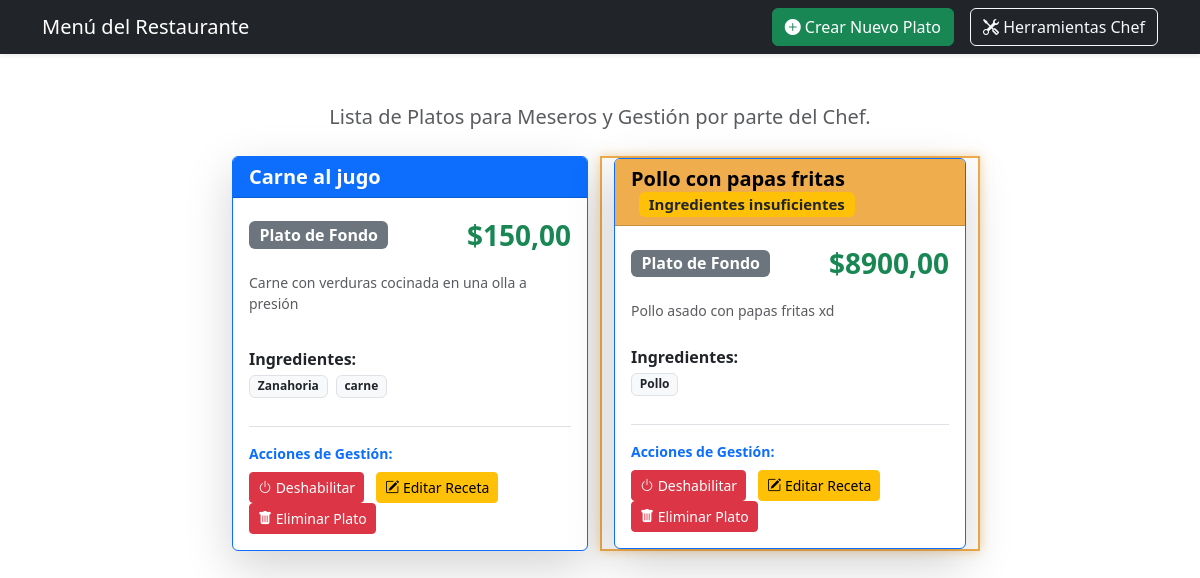
Page /administrador on the committed database.
### mainApp/models.py (models this page shows, shortened)
class Plato(models.Model):
    nombre = models.CharField(max_length=150, unique=True)
    descripcion = models.TextField()
    precio = models.DecimalField(max_digits=6, decimal_places=2)
    imagen = models.ImageField(upload_to='platos/', null=True, blank=True)
    activo = models.BooleanField(default=True)
    categoria = models.ForeignKey(Categoria, on_delete=models.SET_NULL, null=True)
    ingredientes = models.ManyToManyField(Ingrediente, related_name='platos')
    class Meta:
        ordering = ['categoria', 'nombre']
        verbose_name_plural = "Platos"
    def tiene_stock_suficiente(self):
        ingredientes = self.ingredientes.all()
        if not ingredientes:
            return True
        return all(ing.stock > 0 for ing in ingredientes)

class Categoria(models.Model):
    nombre = models.CharField(max_length=100, unique=True)
    class Meta:
        verbose_name_plural = "Categorias"

class Ingrediente(models.Model):
    nombre = models.CharField(max_length=100, unique=True)
    stock = models.PositiveIntegerField(default=0)

### mainApp/views.py (the view)
# urls.py: path('administrador', views.listar_platos, name='lista_platos'),
def listar_platos(request):
    platos = Plato.objects.all().select_related('categoria').prefetch_related('ingredientes')
    context = {
        'platos': platos,
        'titulo': 'Menú del Restaurante'
    }
    return render(request, 'menu/lista_platos.html', context)

### templates/menu/lista_platos.html (shortened to what this page needs)
<!DOCTYPE html>
<html lang="es">
<head>
    <link rel="stylesheet" href="https://cdn.jsdelivr.net/npm/bootstrap-icons@1.11.3/font/bootstrap-icons.min.css">
    <link href="https://cdn.jsdelivr.net/npm/bootstrap@5.3.3/dist/css/bootstrap.min.css" rel="stylesheet" xintegrity="sha384-QWTKZyjpPEjISv5WaRU9OFeRpok6YctnYmDr5pNlyT2bRjXh0JMhjY6hW+ALEwIH">
</head>
<body>
    <nav class="navbar navbar-expand-lg navbar-dark bg-dark shadow-sm sticky-top">
        <div class="container">
        <span class="navbar-brand mb-0 h1"> {{ titulo }}</span>
        <div class="ms-auto d-flex">
            <a href="{% url 'crear_plato' %}" class="btn btn-success me-3"><i class="bi bi-plus-circle-fill"></i> Crear Nuevo Plato</a>
            <a href="{% url 'administrador' %}" class="btn btn-outline-light"><i class="bi bi-tools"></i> Herramientas Chef</a>
        </div>
        </div>
    </nav>
    <div class="container mt-5">
        <p class="lead text-muted text-center mb-4">Lista de Platos para Meseros y Gestión por parte del Chef.</p>
        <div class="row justify-content-center">
        {% for plato in platos %}
            <div class="col-lg-4 col-md-6 mb-4 plato-card
                {% if not plato.tiene_stock_suficiente %} plato-sin-stock {% endif %}
            " id="plato-{{ plato.id }}">
                <div class="card shadow-lg h-100 border-primary">
                    <div class="card-header bg-primary text-white">
                        <h5 class="mb-0 fw-bold">
                            {{ plato.nombre }}
                            {% if not plato.tiene_stock_suficiente %}
                                <span class="badge bg-warning text-dark ms-2">
                                    Ingredientes insuficientes
                                </span>
                            {% endif %}
                        </h5>
                    </div>
                    <div class="card-body d-flex flex-column">
                        <div class="d-flex justify-content-between align-items-center mb-3">
                            <span class="badge bg-secondary fs-6">{{ plato.categoria.nombre }}</span>
                            <span class="fs-3 fw-bold text-success">${{ plato.precio }}</span>
                        </div>
                        <p class="card-text text-muted small flex-grow-1">{{ plato.descripcion|truncatechars:120 }}</p>
                        <div class="mt-2">
                            <p class="fw-bold mb-1">Ingredientes:</p>
                            <div class="d-flex flex-wrap">
                                {% if plato.ingredientes.all %}
                                    {% for ingrediente in plato.ingredientes.all|slice:":4" %}
                                        <span class="badge bg-light text-dark border me-2 mb-1">{{ ingrediente.nombre }}</span>
                                    {% endfor %}
                                {% else %}
                                    <span class="text-danger small"><i class="bi bi-exclamation-triangle-fill"></i> Sin receta definida.</span>
                                {% endif %}
                            </div>
                        </div>
                        <div class="mt-4 pt-3 border-top">
                            <p class="fw-bold small text-primary mb-2">Acciones de Gestión:</p>
                            <button
                                class="btn btn-sm me-2 btn-toggle-status
                                {% if plato.activo %}btn-danger{% else %}btn-success{% endif %}"
                                data-plato-id="{{ plato.id }}"
                            >
                                <i class="bi bi-power"></i>
                                {% if plato.activo %}Deshabilitar{% else %}Habilitar{% endif %}
                            </button>
                            <a href="{% url 'editar_plato' plato.pk %}" class="btn btn-warning btn-sm me-2"><i class="bi bi-pencil-square"></i> Editar Receta</a>
                            <a href="{% url 'eliminar_plato' plato.pk %}" class="btn btn-danger btn-sm"><i class="bi bi-trash-fill"></i> Eliminar Plato</a>
                        </div>
                    </div>
                </div>
            </div>
        {% empty %}
            <div class="col-12">
                <div class="alert alert-warning text-center" role="alert">
                    Aún no hay platos en el menú. Usa el botón **Crear Nuevo Plato** para definir el primer ítem.
                </div>
            </div>
        {% endfor %}
        </div>
    </div>
</body>
</html>

### templates/menu/lista_platos.html (style rules this page uses)
.plato-card { transition: all 0.5s ease-in-out; order: 1; }
.plato-card.plato-sin-stock { border: 2px solid #f0ad4e !important; box-shadow: 0 0 10px rgba(240, 173, 78, 0.5) !important; }
.plato-card.plato-sin-stock .card-header { background-color: #f0ad4e !important; color: #000 !important; }

### rows in the picture
Plato: nombre "Carne al jugo", categoria.nombre "Plato de Fondo", precio "150,00", descripcion "Carne con verduras cocinada en una olla a presión", activo "Deshabilitar"
Ingrediente: nombre "Zanahoria"
Ingrediente: nombre "carne"
Plato: nombre "Pollo con papas fritas", shows "Ingredientes insuficientes", categoria.nombre "Plato de Fondo", precio "8900,00", descripcion "Pollo asado con papas fritas xd", activo "Deshabilitar"
Ingrediente: nombre "Pollo"

### other values in the picture
{{ titulo }} "Menú del Restaurante"
